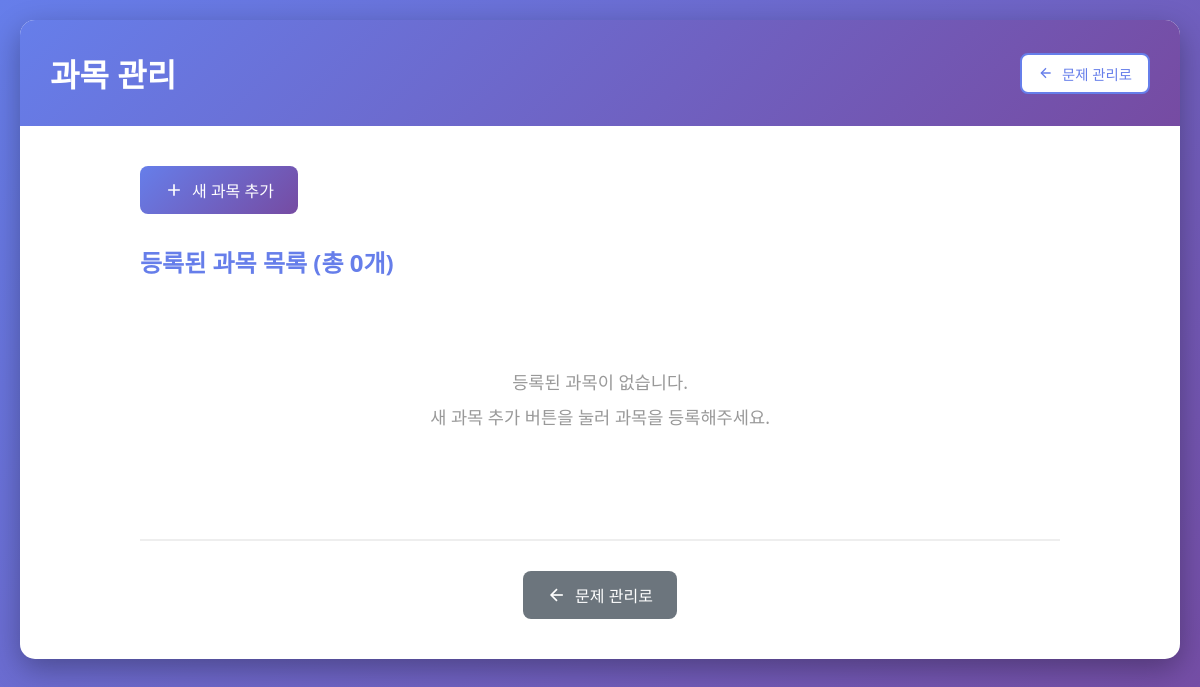
The app's page /admin/subjects, older data.
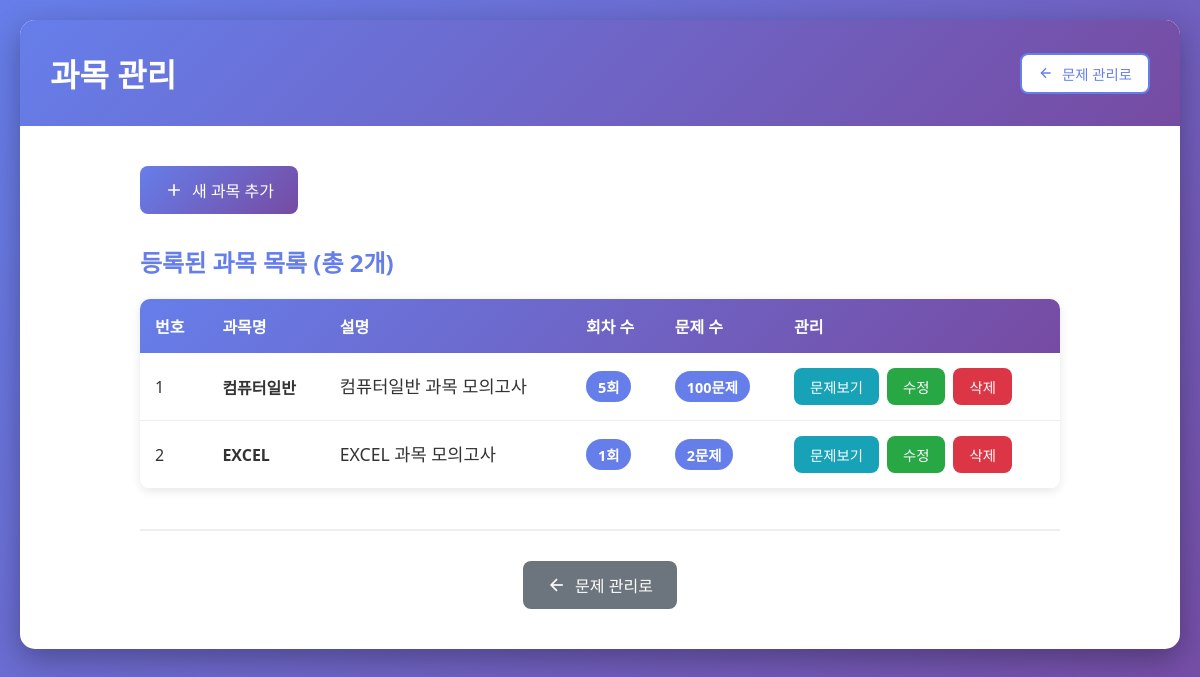
The same page, newer data.
### tables this page shows
CREATE TABLE subjects (
            id INTEGER PRIMARY KEY AUTOINCREMENT,
            name TEXT NOT NULL UNIQUE,
            description TEXT,
            created_at TIMESTAMP DEFAULT CURRENT_TIMESTAMP
        );

### app.py (the view)
@app.route('/admin/subjects')
def subjects():
    subjects = db.get_all_subjects()
    subject_stats = []
    for subject in subjects:
        exam_sets = db.get_exam_sets_by_subject(subject['id'])
        question_count = 0
        for exam_set in exam_sets:
            questions = db.get_questions_by_subject_and_exam_set(subject['id'], exam_set)
            question_count += len(questions)
        subject_stats.append({
            'id': subject['id'],
            'name': subject['name'],
            'description': subject['description'],
            'exam_set_count': len(exam_sets),
            'question_count': question_count
        })
    return render_template('subjects.html', subjects=subject_stats)

### database.py (called while the page is built)
def get_all_subjects():
    conn = sqlite3.connect(DATABASE_PATH)
    conn.row_factory = sqlite3.Row
    cursor = conn.cursor()
    cursor.execute('SELECT * FROM subjects ORDER BY id')
    subjects = cursor.fetchall()
    conn.close()
    return subjects

def get_exam_sets_by_subject(subject_id):
    conn = sqlite3.connect(DATABASE_PATH)
    cursor = conn.cursor()
    cursor.execute('SELECT DISTINCT exam_set FROM questions WHERE subject_id = ? ORDER BY exam_set',
                  (subject_id,))
    exam_sets = [row[0] for row in cursor.fetchall()]
    conn.close()
    return exam_sets

def get_questions_by_subject_and_exam_set(subject_id, exam_set):
    conn = sqlite3.connect(DATABASE_PATH)
    conn.row_factory = sqlite3.Row
    cursor = conn.cursor()
    cursor.execute('SELECT * FROM questions WHERE subject_id = ? AND exam_set = ? ORDER BY id',
                  (subject_id, exam_set))
    questions = cursor.fetchall()
    conn.close()
    return questions

### templates/subjects.html (shortened to what this page needs)
<!DOCTYPE html>
<html lang="ko">
<head>
    <link rel="stylesheet" href="{{ url_for('static', filename='css/style.css') }}">
</head>
<body>
    <div class="container">
        <header>
            <h1>과목 관리</h1>
            <nav>
                <a href="{{ url_for('admin') }}" class="btn btn-small btn-back">
                    <svg width="16" height="16" viewBox="0 0 24 24" fill="none" stroke="currentColor" stroke-width="2">
                        <line x1="19" y1="12" x2="5" y2="12"></line>
                        <polyline points="12 19 5 12 12 5"></polyline>
                    </svg>
                    문제 관리로
                </a>
            </nav>
        </header>
        <main class="admin-content">
            <div class="admin-actions">
                <a href="{{ url_for('add_subject') }}" class="btn btn-primary">
                    <svg width="20" height="20" viewBox="0 0 24 24" fill="none" stroke="currentColor" stroke-width="2">
                        <line x1="12" y1="5" x2="12" y2="19"></line>
                        <line x1="5" y1="12" x2="19" y2="12"></line>
                    </svg>
                    새 과목 추가
                </a>
            </div>
            <div class="question-list">
                <h2>등록된 과목 목록 (총 {{ subjects|length }}개)</h2>
                {% if subjects %}
                    <table class="question-table">
                        <thead>
                            <tr>
                                <th>번호</th>
                                <th>과목명</th>
                                <th>설명</th>
                                <th>회차 수</th>
                                <th>문제 수</th>
                                <th>관리</th>
                            </tr>
                        </thead>
                        <tbody>
                            {% for subject in subjects %}
                            <tr>
                                <td>{{ subject.id }}</td>
                                <td><strong>{{ subject.name }}</strong></td>
                                <td class="question-text">{{ subject.description or '-' }}</td>
                                <td><span class="badge">{{ subject.exam_set_count }}회</span></td>
                                <td><span class="badge badge-info">{{ subject.question_count }}문제</span></td>
                                <td class="action-buttons">
                                    <a href="{{ url_for('admin') }}?subject_id={{ subject.id }}" class="btn btn-small btn-info">문제보기</a>
                                    <a href="{{ url_for('edit_subject', subject_id=subject.id) }}" class="btn btn-small btn-edit">수정</a>
                                    <form method="POST" action="{{ url_for('delete_subject', subject_id=subject.id) }}" style="display: inline;" onsubmit="return confirm('정말 이 과목을 삭제하시겠습니까?');">
                                        <button type="submit" class="btn btn-small btn-delete">삭제</button>
                                    </form>
                                </td>
                            </tr>
                            {% endfor %}
                        </tbody>
                    </table>
                {% else %}
                    <div class="empty-state">
                        <p>등록된 과목이 없습니다.</p>
                        <p>새 과목 추가 버튼을 눌러 과목을 등록해주세요.</p>
                    </div>
                {% endif %}
            </div>
            <div class="bottom-actions">
                <a href="{{ url_for('admin') }}" class="btn btn-secondary">
                    <svg width="20" height="20" viewBox="0 0 24 24" fill="none" stroke="currentColor" stroke-width="2">
                        <line x1="19" y1="12" x2="5" y2="12"></line>
                        <polyline points="12 19 5 12 12 5"></polyline>
                    </svg>
                    문제 관리로
                </a>
            </div>
        </main>
    </div>
</body>
</html>

### static/css/style.css (style rules this page uses)
* { margin: 0; padding: 0; box-sizing: border-box; }
body { font-family: 'Segoe UI', Tahoma, Geneva, Verdana, sans-serif; background: linear-gradient(135deg, #667eea 0%, #764ba2 100%); min-height: 100vh; padding: 20px; color: #333; }
.container { max-width: 1200px; margin: 0 auto; background: white; border-radius: 15px; box-shadow: 0 10px 30px rgba(0, 0, 0, 0.3); overflow: hidden; }
header { background: linear-gradient(135deg, #667eea 0%, #764ba2 100%); color: white; padding: 30px; display: flex; justify-content: space-between; align-items: center; }
header h1 { font-size: 2em; font-weight: 600; }
header nav { display: flex; gap: 10px; }
main { padding: 40px; }
.btn { display: inline-flex; align-items: center; gap: 8px; padding: 12px 24px; border: none; border-radius: 8px; font-size: 1em; font-weight: 500; text-decoration: none; cursor: pointer; transition: all 0.3s ease; }
.btn-primary { background: linear-gradient(135deg, #667eea 0%, #764ba2 100%); color: white; }
.btn-secondary { background: #6c757d; color: white; }
.btn-small { padding: 8px 16px; font-size: 0.9em; }
.btn-edit { background: #28a745; color: white; }
.btn-delete { background: #dc3545; color: white; }
.admin-content { max-width: 1000px; margin: 0 auto; }
.admin-actions { margin-bottom: 30px; }
.badge-info { background: #17a2b8; }
.btn-info { background: #17a2b8; color: white; }
.bottom-actions { text-align: center; margin-top: 40px; padding-top: 30px; border-top: 2px solid #eee; }
.btn-back { background: white; color: #667eea; border: 2px solid #667eea; }
.question-list h2 { color: #667eea; margin-bottom: 20px; }
.question-table { width: 100%; border-collapse: collapse; background: white; border-radius: 10px; overflow: hidden; box-shadow: 0 2px 10px rgba(0, 0, 0, 0.1); }
.question-table thead { background: linear-gradient(135deg, #667eea 0%, #764ba2 100%); color: white; }
.question-table th, .question-table td { padding: 15px; text-align: left; }
.question-table th { font-weight: 600; }
.question-table tbody tr { border-bottom: 1px solid #eee; }
.question-text { word-wrap: break-word; overflow-wrap: break-word; word-break: keep-all; white-space: normal; }
.badge { display: inline-block; padding: 5px 12px; background: #667eea; color: white; border-radius: 20px; font-weight: 600; font-size: 0.9em; }
.action-buttons { display: flex; gap: 8px; }
.question-text { font-size: 1.1em; font-weight: 500; margin-bottom: 20px; line-height: 1.6; color: #333; word-wrap: break-word; overflow-wrap: break-word; word-break: keep-all; white-space: normal; }

Row changes from the older to the newer data that the page shows:
added subjects: id "1", name "컴퓨터일반", description "컴퓨터일반 과목 모의고사", exam_set_count "5", question_count "100"
added subjects: id "2", name "EXCEL", description "EXCEL 과목 모의고사", exam_set_count "1", question_count "2"
Text that changed along with them:
{{ subjects|length }}: "0" → "2"
text no longer shown: "등록된 과목이 없습니다. 새 과목 추가 버튼을 눌러 과목을 등록해주세요."
text now shown: "번호 과목명 설명 회차 수 문제 수 관리"
